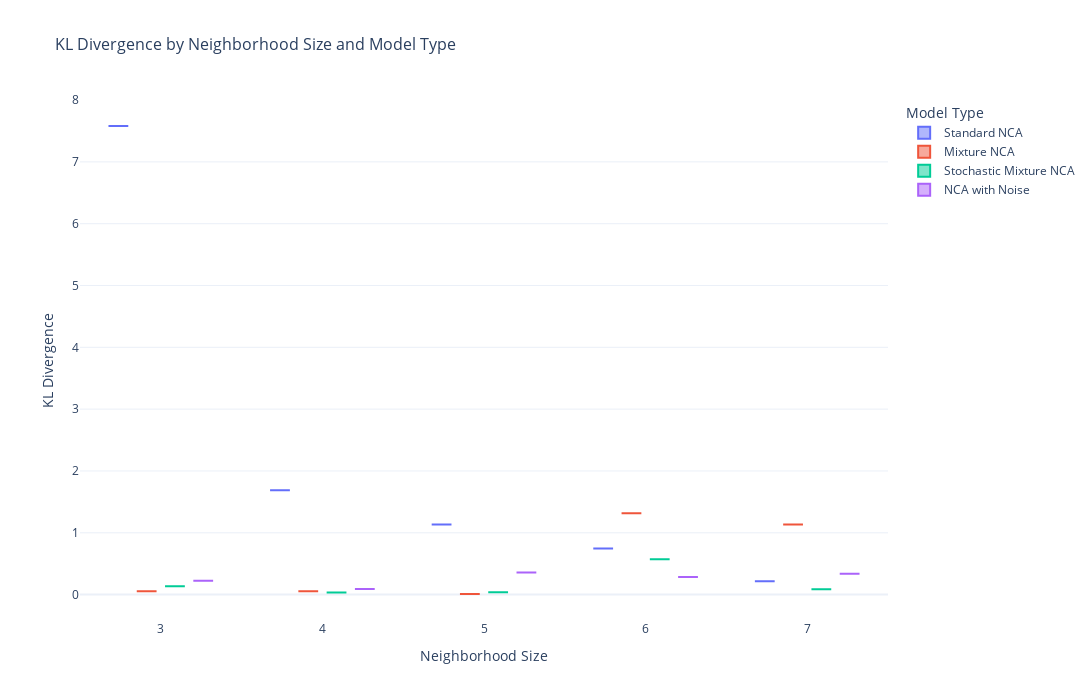

Notebook code cell kept with this figure:
### Markdown cell above
Interactive box plot for a specific metric

### Code cell
metric = 'KL Divergence'  # Change this metric to explore others

fig = px.box(
    df_parsed, 
    x='Neighborhood Size', 
    y=metric, 
    color='Model Type',
    title=f'{metric} by Neighborhood Size and Model Type',
    labels={'Neighborhood Size': 'Neighborhood Size', metric: metric}
)

fig.update_layout(
    width=1200,
    height=700,
    font=dict(size=12),
    title_font_size=16,
    template='plotly_white'
)

fig.show()

### Figure 1 — Plotly figure (JSON) as saved in the notebook; plotly's stock layout.template omitted (floating-point values rounded to 4 significant figures)
{"data": [{"alignmentgroup": "True", "hovertemplate": "Model Type=Standard NCA<br>Neighborhood Size=%{x}<br>KL Divergence=%{y}<extra></extra>", "legendgroup": "Standard NCA", "marker": {"color": "#636efa"}, "name": "Standard NCA", "notched": false, "offsetgroup": "Standard NCA", "orientation": "v", "showlegend": true, "type": "box", "x": [3, 4, 5, 6, 7], "x0": " ", "xaxis": "x", "y": [7.58, 1.69, 1.134, 0.744, 0.218], "y0": " ", "yaxis": "y"}, {"alignmentgroup": "True", "hovertemplate": "Model Type=Mixture NCA<br>Neighborhood Size=%{x}<br>KL Divergence=%{y}<extra></extra>", "legendgroup": "Mixture NCA", "marker": {"color": "#EF553B"}, "name": "Mixture NCA", "notched": false, "offsetgroup": "Mixture NCA", "orientation": "v", "showlegend": true, "type": "box", "x": [3, 4, 5, 6, 7], "x0": " ", "xaxis": "x", "y": [0.054, 0.053, 0.01, 1.317, 1.136], "y0": " ", "yaxis": "y"}, {"alignmentgroup": "True", "hovertemplate": "Model Type=Stochastic Mixture NCA<br>Neighborhood Size=%{x}<br>KL Divergence=%{y}<extra></extra>", "legendgroup": "Stochastic Mixture NCA", "marker": {"color": "#00cc96"}, "name": "Stochastic Mixture NCA", "notched": false, "offsetgroup": "Stochastic Mixture NCA", "orientation": "v", "showlegend": true, "type": "box", "x": [3, 4, 5, 6, 7], "x0": " ", "xaxis": "x", "y": [0.135, 0.033, 0.038, 0.571, 0.085], "y0": " ", "yaxis": "y"}, {"alignmentgroup": "True", "hovertemplate": "Model Type=NCA with Noise<br>Neighborhood Size=%{x}<br>KL Divergence=%{y}<extra></extra>", "legendgroup": "NCA with Noise", "marker": {"color": "#ab63fa"}, "name": "NCA with Noise", "notched": false, "offsetgroup": "NCA with Noise", "orientation": "v", "showlegend": true, "type": "box", "x": [3, 4, 5, 6, 7], "x0": " ", "xaxis": "x", "y": [0.223, 0.09, 0.356, 0.285, 0.338], "y0": " ", "yaxis": "y"}], "layout": {"boxmode": "group", "font": {"size": 12}, "height": 700, "legend": {"title": {"text": "Model Type"}, "tracegroupgap": 0}, "title": {"font": {"size": 16}, "text": "KL Divergence by Neighborhood Size and Model Type"}, "width": 1200, "xaxis": {"anchor": "y", "domain": [0, 1], "title": {"text": "Neighborhood Size"}}, "yaxis": {"anchor": "x", "domain": [0, 1], "title": {"text": "KL Divergence"}}}}
